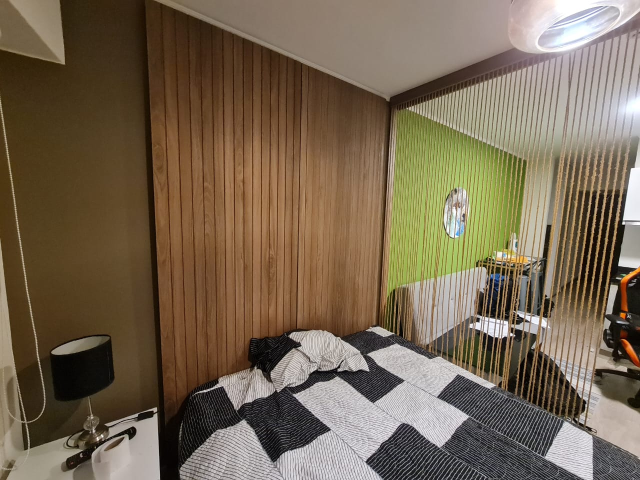
//> input picture img.jpg, 1280 x 960 px, given in place of the camera (shown at 1/2 size)
$ ./main   (built with g++ and OpenCV 4)
//> lines starting //> are read from the running program, lines starting //| are printed output that depends on the picture; after the words box and inside, x2 and y2 are one past the last pixel; in counts of white or black regions, pixels touching at a corner belong together
#include <opencv2/opencv.hpp>
#include <iostream>

int main(int argc, char** argv) {
    // Declare capture object
    cv::VideoCapture cap;

    // 1. Open video source: webcam (0) using the appropriate backend
    int camIndex = 0;
    if (argc > 1) {
        cap.open(argv[1]);               // open file or arbitrary pipeline
    } else {
    #ifdef _WIN32
        cap.open(camIndex, cv::CAP_DSHOW);
    #else
        cap.open(camIndex, cv::CAP_V4L2);
    #endif
    }
    if (!cap.isOpened()) {
        std::cerr << "ERROR: Could not open video source\n";
        return -1;
    }

    // 2. Limit resolution & frame-rate to reduce buffer pressure
    cap.set(cv::CAP_PROP_FRAME_WIDTH,  640);
    cap.set(cv::CAP_PROP_FRAME_HEIGHT, 480);
    cap.set(cv::CAP_PROP_FPS,          15);

    const float minRadiusThresh = 20.0f;  // ignore circles smaller than this

    cv::Mat frame, hsv, mask1, mask2, mask, cleaned;
    std::vector<std::vector<cv::Point>> contours;

    // Pre-create the morphological kernel once
    cv::Mat kernel = cv::getStructuringElement(
        cv::MORPH_ELLIPSE, cv::Size(5,5));

    while (true) {
        cap >> frame;
//> frame is the input picture: 960 rows x 1280 cols, CV_8UC3; mean B, G, R 82.2, 103.1, 118.9
        if (frame.empty()) break;  // end of video / camera disconnected

        // 3. Convert to HSV & threshold red (two ranges)
        cv::cvtColor(frame, hsv, cv::COLOR_BGR2HSV);
//> hsv: 960 rows x 1280 cols, CV_8UC3; mean H, S, V 34, 99.3, 120.1
        cv::inRange(hsv, cv::Scalar(0, 100, 100),
                         cv::Scalar(10, 255, 255), mask1);
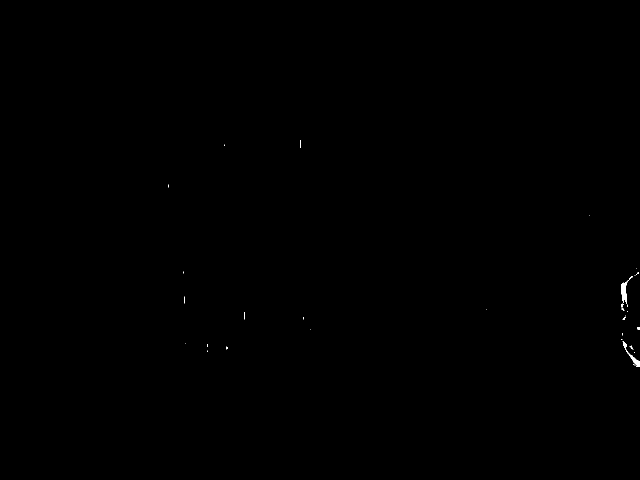
//> mask1: 960 rows x 1280 cols, CV_8UC1 (shown at 1/2 size); 0.07% white; 33 white regions (28 under 20 px), largest, box (x1, y1, x2, y2) and area: (1242, 553, 1266, 608) 382, (1245, 682, 1280, 734) 298, (1259, 691, 1267, 699) 24, (1243, 607, 1247, 615) 23, (1274, 655, 1280, 659) 21
        cv::inRange(hsv, cv::Scalar(160, 100, 100),
                         cv::Scalar(179, 255, 255), mask2);
//> mask2: 960 rows x 1280 cols, CV_8UC1; every value is 0
        mask = mask1 | mask2;

        // 4. Morphological cleanup
        cv::morphologyEx(mask,   cleaned, cv::MORPH_OPEN,  kernel);
//> cleaned: 960 rows x 1280 cols, CV_8UC1; 0.04% white; 3 white regions, box (x1, y1, x2, y2) and area: (1242, 565, 1254, 601) 310, (1261, 711, 1280, 733) 181, (1246, 685, 1253, 695) 50
        cv::morphologyEx(cleaned, cleaned, cv::MORPH_CLOSE, kernel);
//> cleaned: 960 rows x 1280 cols, CV_8UC1; 0.04% white; 3 white regions

        // 5. Find contours
        contours.clear();
        cv::findContours(cleaned, contours,
                         cv::RETR_EXTERNAL, cv::CHAIN_APPROX_SIMPLE);
//> contours = 3 contours; box (x1, y1, x2, y2) and area: (1242, 565, 1254, 601) 267, (1261, 711, 1280, 733) 156, (1246, 685, 1253, 695) 38

        // 6. Pick the largest contour by area
        double maxArea = 0;  int bestIdx = -1;
        for (int i = 0; i < (int)contours.size(); i++) {
            double a = cv::contourArea(contours[i]);
            if (a > maxArea) {
                maxArea = a;
                bestIdx = i;
            }
        }
//> this loop made 3 passes
//> (a, maxArea) on passes 1, 3: (156, 156), (267, 267)
//> a on pass 2: 38
//> after the loop, maxArea = 267; bestIdx = 2

        // 7. Compute enclosing circle & filter by size
        if (bestIdx >= 0) {
            cv::Point2f center;
            float       radius;
            cv::minEnclosingCircle(contours[bestIdx], center, radius);
//> center = Point(1248, 582.5); radius = 17.61

            if (radius >= minRadiusThresh) {
                // draw circle and center
                cv::circle(frame, center, (int)radius,
                           cv::Scalar(0,255,0), 2);
                cv::circle(frame, center, 3,
                           cv::Scalar(0,0,255), -1);

                std::cout << "Ball @ ("
                          << int(center.x) << ", "
                          << int(center.y) << "), r="
                          << int(radius) << "    \r";
            } else {
                std::cout << "Noise detected (r="
                          << int(radius) << ")          \r";
//| Noise detected (r=17)
            }
        } else {
            std::cout << "No red region found          \r";
        }

        // 8. Show result
        cv::imshow("Red-Ball Tracking", frame);

        // 9. Exit on ESC
        if (cv::waitKey(1) == 27) break;
//> the Esc key is pressed
    }

    cap.release();
    cv::destroyAllWindows();
    return 0;
}
